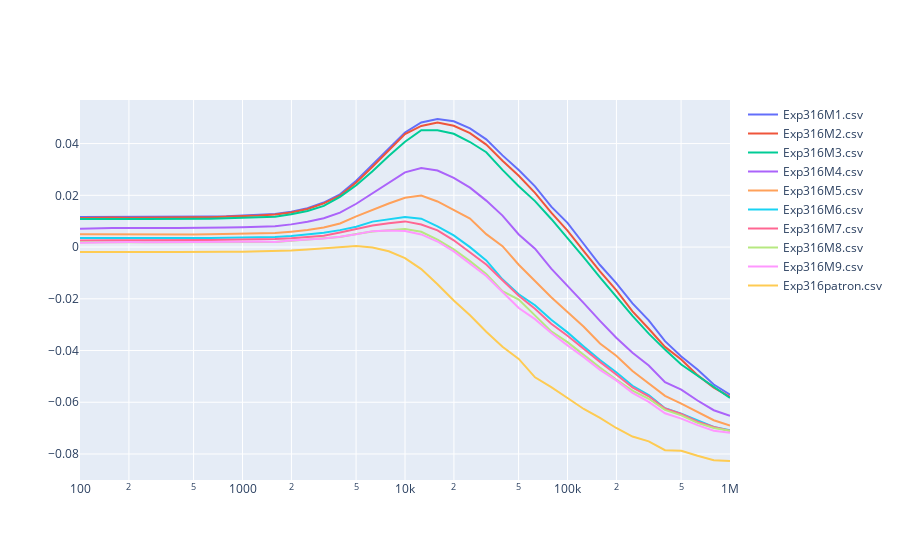

The notebook cell this image was saved under:
### Markdown cell above
### grafico datos
uso la libreria plotly para ver todos las mediciones al mismo tiempo

### Code cell
a=ci.plt.semilog(f,datacorr)
